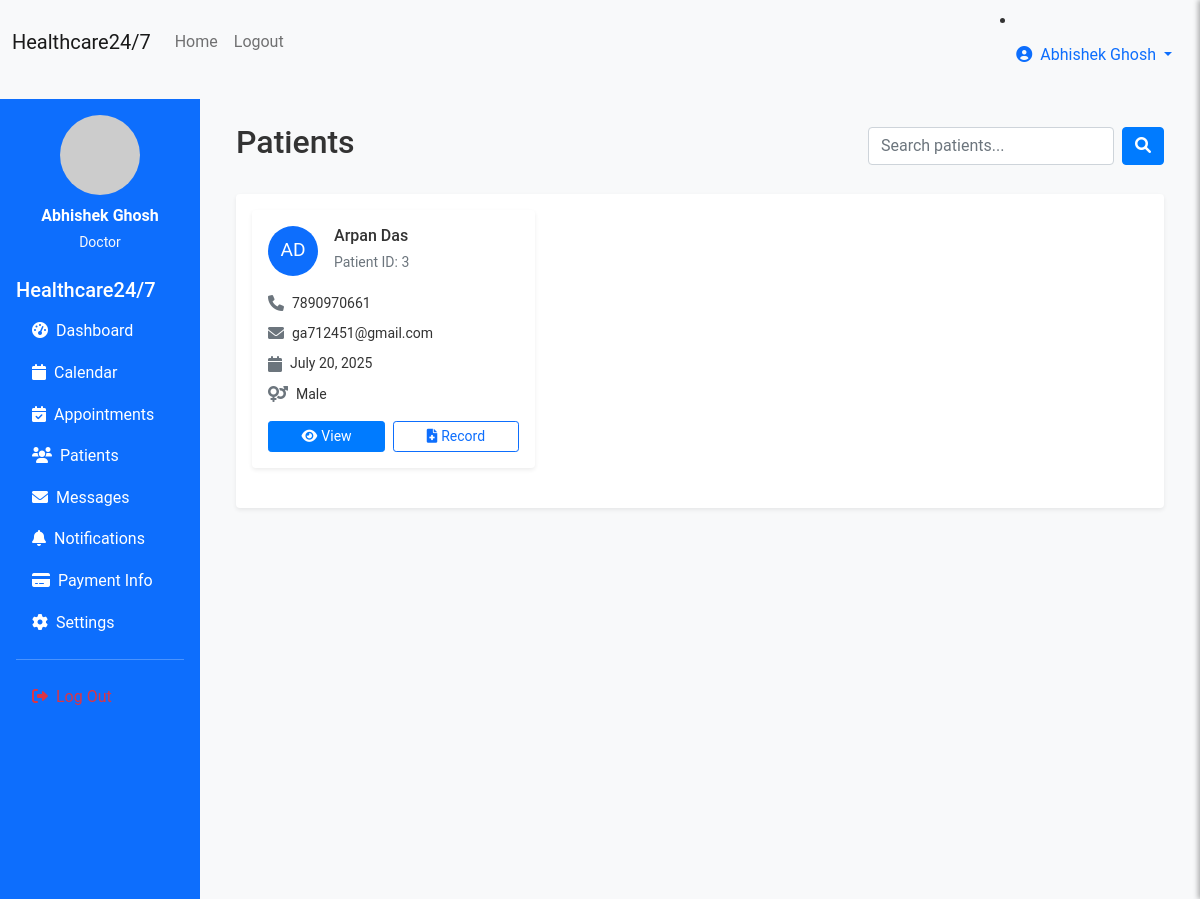
The page /staff/patients (signed in) on the database its author committed.
### models.py (models this page shows, shortened)
class User(UserMixin, db.Model):
    __tablename__ = 'users'
    id = db.Column(db.Integer, primary_key=True)
    username = db.Column(db.String(80), unique=True, nullable=False)
    email = db.Column(db.String(120), unique=True, nullable=False)
    password_hash = db.Column(db.String(256), nullable=False)
    first_name = db.Column(db.String(50), nullable=False)
    last_name = db.Column(db.String(50), nullable=False)
    phone = db.Column(db.String(20))
    address = db.Column(db.Text)
    date_of_birth = db.Column(db.Date)
    gender = db.Column(db.String(10))
    user_type = db.Column(db.String(20), nullable=False, default='patient')
    specialty = db.Column(db.String(100))  # For doctors
    license_number = db.Column(db.String(50))  # For medical staff
    department = db.Column(db.String(100))
    profile_picture = db.Column(db.String(200))
    is_active = db.Column(db.Boolean, default=True)
    created_at = db.Column(db.DateTime, default=datetime.utcnow)
    updated_at = db.Column(db.DateTime, default=datetime.utcnow, onupdate=datetime.utcnow)
    patient_appointments = db.relationship('Appointment', foreign_keys='Appointment.patient_id', backref='patient', lazy='dynamic')
    doctor_appointments = db.relationship('Appointment', foreign_keys='Appointment.doctor_id', backref='doctor', lazy='dynamic')
    sent_messages = db.relationship('Message', foreign_keys='Message.sender_id', backref='sender', lazy='dynamic')
    received_messages = db.relationship('Message', foreign_keys='Message.recipient_id', backref='recipient', lazy='dynamic')
    medical_records = db.relationship('MedicalRecord', backref='patient', lazy='dynamic', foreign_keys='MedicalRecord.patient_id')
    @property
    def full_name(self):
        return f"{self.first_name} {self.last_name}"
    def is_staff(self):
        return self.user_type in ['doctor', 'nurse', 'admin']

### routes.py (the view)
@app.route('/staff/patients')
@login_required
def staff_patients():
    if not current_user.is_staff():
        return redirect(url_for('patient_dashboard'))
    search_query = request.args.get('search', '')
    page = request.args.get('page', 1, type=int)
    patients_query = db.session.query(User).join(Appointment, User.id == Appointment.patient_id)\
        .filter(Appointment.doctor_id == current_user.id, User.user_type == 'patient')\
        .distinct()
    if search_query:
        patients_query = patients_query.filter(
            or_(User.first_name.contains(search_query),
                User.last_name.contains(search_query),
                User.email.contains(search_query))
        )
    patients = patients_query.paginate(page=page, per_page=10, error_out=False)
    return render_template('staff_patients.html', patients=patients, search_query=search_query)

### app.py (called while the page is built)
@login_manager.user_loader
def load_user(user_id):
    from models import User
    return User.query.get(int(user_id))

### templates/staff_patients.html (shortened to what this page needs)
{% extends "base.html" %}
{% block content %}
<div class="container-fluid">
    <div class="row">
        <div class="col-md-3 col-lg-2 px-0">
            <div class="bg-primary text-white min-vh-100 p-3">
                <div class="text-center mb-4">
                    <img src="https://via.placeholder.com/80" alt="Profile" class="rounded-circle mb-2" width="80" height="80">
                    <div class="fw-bold">{{ current_user.full_name }}</div>
                    <small class="text-light">{{ current_user.user_type.title() }}</small>
                </div>
                <h5>Healthcare24/7</h5>
                <nav class="nav flex-column">
                    <a class="nav-link text-white" href="{{ url_for('staff_dashboard') }}">
                        <i class="fas fa-tachometer-alt me-2"></i>Dashboard
                    </a>
                    <a class="nav-link text-white" href="#">
                        <i class="fas fa-calendar me-2"></i>Calendar
                    </a>
                    <a class="nav-link text-white" href="{{ url_for('staff_appointments') }}">
                        <i class="fas fa-calendar-check me-2"></i>Appointments
                    </a>
                    <a class="nav-link text-white active" href="{{ url_for('staff_patients') }}">
                        <i class="fas fa-users me-2"></i>Patients
                    </a>
                    <a class="nav-link text-white" href="{{ url_for('staff_messages') }}">
                        <i class="fas fa-envelope me-2"></i>Messages
                    </a>
                    <a class="nav-link text-white" href="{{ url_for('staff_notifications') }}">
                        <i class="fas fa-bell me-2"></i>Notifications
                    </a>
                    <a class="nav-link text-white" href="{{ url_for('staff_payment_info') }}">
                        <i class="fas fa-credit-card me-2"></i>Payment Info
                    </a>
                    <a class="nav-link text-white" href="{{ url_for('staff_settings') }}">
                        <i class="fas fa-cog me-2"></i>Settings
                    </a>
                    <hr class="text-white">
                    <a class="nav-link text-danger" href="{{ url_for('logout') }}">
                        <i class="fas fa-sign-out-alt me-2"></i>Log Out
                    </a>
                </nav>
            </div>
        </div>
        <div class="col-md-9 col-lg-10">
            <div class="p-4">
                <div class="d-flex justify-content-between align-items-center mb-4">
                    <h2>Patients</h2>
                    <form method="GET" class="d-flex">
                        <input type="search" name="search" value="{{ search_query }}" placeholder="Search patients..." class="form-control me-2">
                        <button type="submit" class="btn btn-primary">
                            <i class="fas fa-search"></i>
                        </button>
                    </form>
                </div>
                <div class="card border-0 shadow-sm">
                    <div class="card-body">
                        {% if patients.items %}
                            <div class="row">
                                {% for patient in patients.items %}
                                <div class="col-md-6 col-lg-4 mb-4">
                                    <div class="card h-100 border-0 shadow-sm">
                                        <div class="card-body">
                                            <div class="d-flex align-items-center mb-3">
                                                <div class="avatar-circle bg-primary text-white rounded-circle d-flex align-items-center justify-content-center me-3" style="width: 50px; height: 50px; font-size: 1.2rem;">
                                                    {{ patient.first_name[0] }}{{ patient.last_name[0] }}
                                                </div>
                                                <div>
                                                    <h6 class="mb-1">{{ patient.full_name }}</h6>
                                                    <small class="text-muted">Patient ID: {{ patient.id }}</small>
                                                </div>
                                            </div>
                                            <div class="mb-3">
                                                <div class="d-flex align-items-center mb-2">
                                                    <i class="fas fa-phone text-muted me-2"></i>
                                                    <span class="small">{{ patient.phone or 'Not provided' }}</span>
                                                </div>
                                                <div class="d-flex align-items-center mb-2">
                                                    <i class="fas fa-envelope text-muted me-2"></i>
                                                    <span class="small">{{ patient.email }}</span>
                                                </div>
                                                <div class="d-flex align-items-center mb-2">
                                                    <i class="fas fa-calendar text-muted me-2"></i>
                                                    <span class="small">
                                                        {% if patient.date_of_birth %}
                                                            {{ patient.date_of_birth.strftime('%B %d, %Y') }}
                                                        {% else %}
                                                            DOB not provided
                                                        {% endif %}
                                                    </span>
                                                </div>
                                                {% if patient.gender %}
                                                <div class="d-flex align-items-center">
                                                    <i class="fas fa-venus-mars text-muted me-2"></i>
                                                    <span class="small">{{ patient.gender }}</span>
                                                </div>
                                                {% endif %}
                                            </div>
                                            <div class="d-flex gap-2">
                                                <a href="{{ url_for('staff_patient_profile', patient_id=patient.id) }}" class="btn btn-primary btn-sm flex-fill">
                                                    <i class="fas fa-eye me-1"></i>View
                                                </a>
                                                <a href="{{ url_for('add_medical_record', patient_id=patient.id) }}" class="btn btn-outline-primary btn-sm flex-fill">
                                                    <i class="fas fa-file-medical me-1"></i>Record
                                                </a>
                                            </div>
                                        </div>
                                    </div>
                                </div>
                                {% endfor %}
                            </div>
                        {% endif %}
                    </div>
                </div>
            </div>
        </div>
    </div>
</div>
{% endblock %}

### templates/base.html (shortened to what this page needs)
<!DOCTYPE html>
<html lang="en">
<head>
    <link href="https://cdn.jsdelivr.net/npm/bootstrap@5.1.3/dist/css/bootstrap.min.css" rel="stylesheet" />
    <link rel="stylesheet" href="https://cdnjs.cloudflare.com/ajax/libs/font-awesome/6.0.0/css/all.min.css" />
    <link rel="stylesheet" href="{{ url_for('static', filename='css/styles.css') }}" />
</head>
<body>
    <nav class="navbar navbar-expand-lg navbar-light bg-light mb-3">
        <div class="container-fluid">
            <a class="navbar-brand" href="{{ url_for('index') }}">Healthcare24/7</a>
            <div class="collapse navbar-collapse" id="navbarSupportedContent">
                <ul class="navbar-nav me-auto mb-2 mb-lg-0">
                    {% if current_user.is_authenticated %}
                        <li class="nav-item">
                            <a class="nav-link" href="{{ url_for('index') }}">Home</a>
                        </li>
                        <li class="nav-item">
                            <a class="nav-link" href="{{ url_for('logout') }}">Logout</a>
                        </li>
                    {% endif %}
                </ul>
                {% if current_user.is_authenticated %}
                <li class="nav-item dropdown">
                    <a class="nav-link dropdown-toggle" href="javascript:void(0);" id="userDropdown" role="button" data-bs-toggle="dropdown" aria-expanded="false">
                        <i class="fas fa-user-circle me-1"></i> {{ current_user.full_name }}
                    </a>
                </li>
                {% endif %}
            </div>
        </div>
    </nav>
    {% block content %}{% endblock %}
</body>
</html>

### static/css/styles.css (style rules this page uses)
* { box-sizing: border-box; margin: 0; padding: 0; }
body { font-family: 'Roboto', Arial, sans-serif; background-color: #f8f9fa; color: #333; line-height: 1.6; }
.card { transition: transform 0.2s ease, box-shadow 0.2s ease; }
.btn-primary { background-color: #007bff; border-color: #007bff; }

### rows shown on the page
User: full_name "Abhishek Ghosh", user_type "Doctor"
User: first_name "A", last_name "D", full_name "Arpan Das", id "3", phone "7890970661", email "ga712451@gmail.com", date_of_birth "July 20, 2025", gender "Male"
